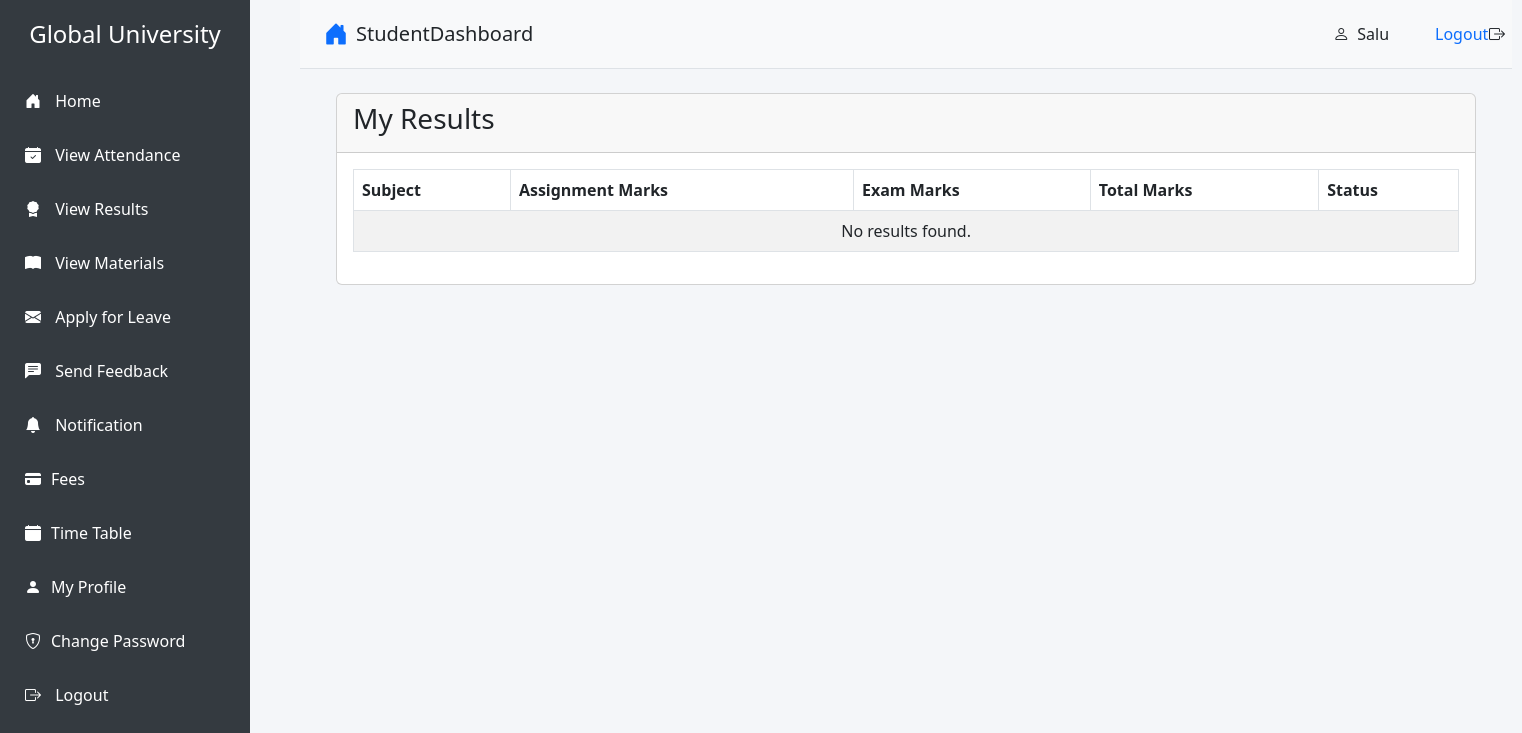
Before: /student/view_result/ (signed in) with the older database file.
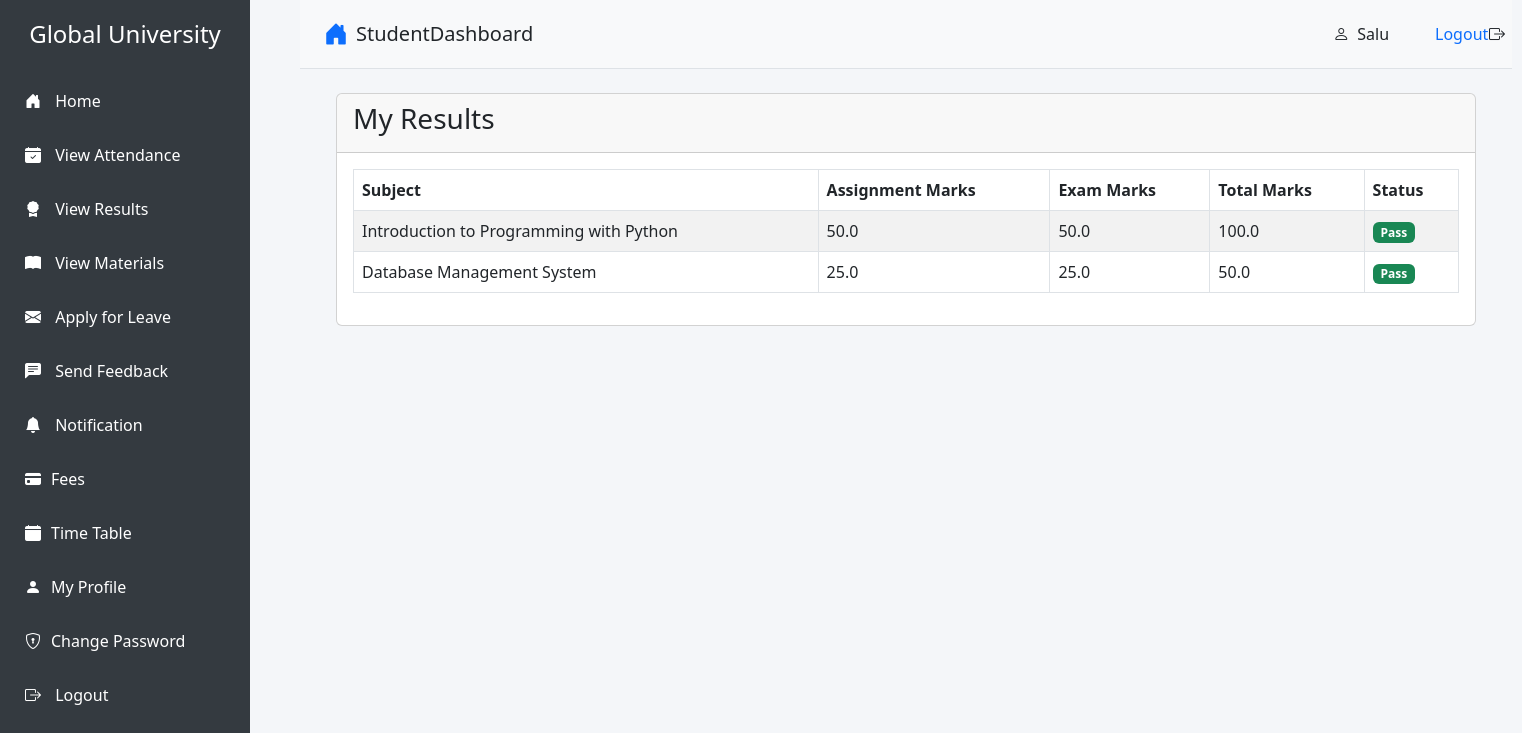
After: the same page with the newer database file.
### student/models.py (models this page shows, shortened)
class Subject(models.Model):
    name = models.CharField(max_length=100, unique=True)
    description = models.TextField()
    course = models.ForeignKey(Course, on_delete=models.CASCADE, default=1) #need to give defauult course
    staff= models.ForeignKey(Staff, on_delete=models.CASCADE)

class Result(models.Model):
    student = models.ForeignKey(Student, on_delete=models.CASCADE)
    subject = models.ForeignKey(Subject, on_delete=models.CASCADE)
    session_year = models.ForeignKey(SessionYearModel, on_delete=models.CASCADE)
    assignment_marks = models.FloatField(default=0)
    exam_marks = models.FloatField(default=0)
    created_at = models.DateTimeField(auto_now_add=True)
    updated_at = models.DateTimeField(auto_now=True)

### student/views.py (the view)
# urls.py: path('view_result/', views.view_result, name='view_result'),
@login_required
def view_result(request):
    student = Student.objects.get(user=request.user)
    results = Result.objects.filter(student=student)
    result_data = []
    for result in results:
        total_marks = result.assignment_marks + result.exam_marks
        max_marks = 100  # Assuming total possible marks is 100
        percentage = (total_marks / max_marks) * 100
        status = "Pass" if percentage >= 40 else "Fail"
        result_data.append({
            'subject': result.subject,
            'assignment_marks': result.assignment_marks,
            'exam_marks': result.exam_marks,
            'total_marks': total_marks,
            'status': status
        })
    context = {
        'results': result_data,
        'student': student
    }
    return render(request, 'student/view_result.html', context)

### templates/student/view_result.html
{% extends 'student/base.html' %}
{% load static %}
{% block content %}
<div class="container-fluid">
    <div class="row">
        <div class="col-12">
            <div class="card">
                <div class="card-header">
                    <h3 class="card-title">My Results</h3>
                </div>
                <div class="card-body">
                    <div class="table-responsive">
                        <table class="table table-bordered table-striped">
                            <thead>
                                <tr>
                                    <th>Subject</th>
                                    <th>Assignment Marks</th>
                                    <th>Exam Marks</th>
                                    <th>Total Marks</th>
                                    <th>Status</th>
                                </tr>
                            </thead>
                            <tbody>
                                {% for result in results %}
                                <tr>
                                    <td>{{ result.subject.name }}</td>
                                    <td>{{ result.assignment_marks }}</td>
                                    <td>{{ result.exam_marks }}</td>
                                    <td>{{ result.total_marks }}</td>
                                    <td>
                                        <span class="badge {% if result.status == 'Pass' %}bg-success{% else %}bg-danger{% endif %}">
                                            {{ result.status }}
                                        </span>
                                    </td>
                                </tr>
                                {% empty %}
                                <tr>
                                    <td colspan="5" class="text-center">No results found.</td>
                                </tr>
                                {% endfor %}
                            </tbody>
                        </table>
                    </div>
                </div>
            </div>
        </div>
    </div>
</div>
{% endblock %}

Changed rows visible on the page:
added Subject: subject.name "Introduction to Programming with Python", assignment_marks "50.0", exam_marks "50.0", total_marks "100.0", status "Pass"
added Subject: subject.name "Database Management System", assignment_marks "25.0", exam_marks "25.0", total_marks "50.0", status "Pass"
Other visible differences:
text no longer shown: "No results found."
